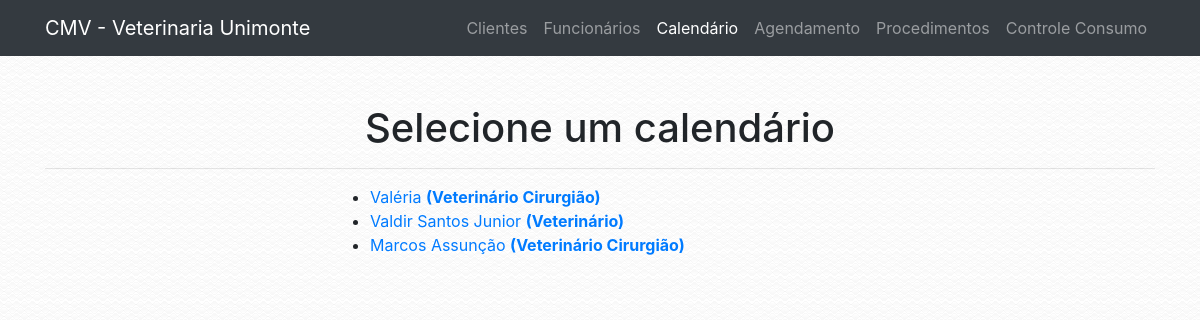
/calendario_select.php, run on the app's committed database.
### tables this page shows
CREATE TABLE `tab_funcionario` (
  `COD_FUNCIONARIO` int(13) NOT NULL,
  `COD_ESPECIALIDADE` int(13) NOT NULL,
  `NOME_FUNCIONARIO` varchar(100) NOT NULL,
  `CPF` varchar(30) NOT NULL,
  `RG` varchar(30) NOT NULL,
  `TELEFONE` varchar(30) NOT NULL,
  `TIPO` varchar(100) NOT NULL,
  `EMAIL` varchar(100) NOT NULL,
  `CADASTRO` timestamp NOT NULL DEFAULT CURRENT_TIMESTAMP
);

CREATE TABLE `tab_especialidade` (
  `COD_ESPECIALIDADE` int(13) NOT NULL,
  `DESCRICAO` varchar(200) NOT NULL
);

### conf/database.php (called while the page is built)
<?php
$conf = array(
        "server" => "localhost",
        "db_name" => "bd_veterinaria",
        "db_user" => "root",
        "db_password" => "root"
);
?>

### classes/dbconnect.php (called while the page is built, shortened)
<?php
class DbConnect {
    public function __construct() {
        $this->tbl_funcionario = "tab_funcionario";
        $this->tbl_especialidade = "tab_especialidade";
        if (file_exists('./conf/database.php')) {
            require './conf/database.php';
        } else {
            require '../conf/database.php';
        }
        $host = $conf['server'];
        $db_name = $conf['db_name'];
        $username = $conf['db_user'];
        $password = $conf['db_password'];
        try {
            $this->conn = new \PDO('mysql:host='.$host.';dbname='.$db_name.';charset=utf8', $username, $password);
        } catch (\PDOException $e) {
            die($e->getMessage());
        }
    }
}

### classes/funcionario.php (called while the page is built, shortened)
<?php
class Funcionario extends DbConnect{
    public static function obter_funcionarios(): array {
        $db = new DbConnect;
        $tbl_funcionario = $db->tbl_funcionario;
        try {
            $stmt = $db->conn->prepare("SELECT * FROM $tbl_funcionario");
            $stmt->execute();
            $result = $stmt->fetchAll(\PDO::FETCH_ASSOC);
            $result['status'] = true;
        } catch (\PDOExcepton $e) {
            $result['status'] = false;
            $result['message'] = "Error: " . $e->getMessage();
        }
        return $result;
    }
}

### classes/especialidade.php (called while the page is built, shortened)
<?php
class Especialidade extends DbConnect{
    public static function obter_especialidade(int $cod_especialidade): string {
        $db = new DbConnect;
        $tbl_especialidade = $db->tbl_especialidade;
        try {
            $stmt = $db->conn->prepare("SELECT DESCRICAO FROM $tbl_especialidade WHERE COD_ESPECIALIDADE = :code LIMIT 1");
            $stmt->bindParam(":code", $cod_especialidade, \PDO::PARAM_INT);
            $stmt->execute();
            $result = $stmt->fetch(\PDO::FETCH_ASSOC);
            return $result['DESCRICAO'];
        } catch (\PDOExcepton $e) {
            return "Error: " . $e->getMessage();
        }
    }
}

### calendario_select.php (the view, shortened to what this page needs)
<!DOCTYPE html>
<html lang="en">
  <head>
    <?php
    require 'includes/global.php';
    ?>
  </head>
  <body>
    <?php
    require 'includes/header.php';
    ?>
    <div class="container">
      <div class="row">
        <div class="col-lg-12">
            <br>
            <br>
            <h1 class="text-center">Selecione um calendário</h1>
            <hr>
			</div>
			<div class="col-lg-3"></div>
			<div class="col-lg-9">
            <ul>
      <?php
      foreach (VeterinariaUnimonte\Funcionario::obter_funcionarios() as $funcionario) {
      if (isset($funcionario['COD_FUNCIONARIO'])) {
			echo '<li><a href="calendario.php?id='.$funcionario['COD_FUNCIONARIO'].'">'.$funcionario['NOME_FUNCIONARIO'].' <b>('.VeterinariaUnimonte\Especialidade::obter_especialidade($funcionario['COD_ESPECIALIDADE']).')</b></a></li>';
      }
    }
      ?>
			</ul>
            <br>
            <br>
			</div>
			</div>
			</div>
	</body>
</html>

### data on the page
tab_funcionario: NOME_FUNCIONARIO "Valéria", COD_ESPECIALIDADE.DESCRICAO "Veterinário Cirurgião"
tab_funcionario: NOME_FUNCIONARIO "Valdir Santos Junior", COD_ESPECIALIDADE.DESCRICAO "Veterinário"
tab_funcionario: NOME_FUNCIONARIO "Marcos Assunção", COD_ESPECIALIDADE.DESCRICAO "Veterinário Cirurgião"

### other printed values
$app->name "CMV - Veterinaria Unimonte"
